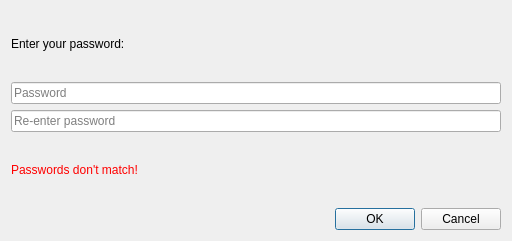
<?xml version="1.0" encoding="UTF-8"?>
<ui version="4.0">
 <class>PasswordDialog</class>
 <widget class="QDialog" name="PasswordDialog">
  <property name="geometry">
   <rect>
    <x>0</x>
    <y>0</y>
    <width>512</width>
    <height>241</height>
   </rect>
  </property>
  <property name="windowTitle">
   <string>Please enter your password</string>
  </property>
  <property name="windowIcon">
   <iconset theme="document-edit-encrypt" resource="../breeze-pkbsuite.qrc">
    <normaloff>:/icons/breeze-pkbsuite/16x16/document-edit-encrypt.svg</normaloff>:/icons/breeze-pkbsuite/16x16/document-edit-encrypt.svg</iconset>
  </property>
  <layout class="QVBoxLayout" name="verticalLayout">
   <item>
    <widget class="QLabel" name="headlineLabel">
     <property name="text">
      <string>Enter your password:</string>
     </property>
    </widget>
   </item>
   <item>
    <widget class="QLineEdit" name="passwordLineEdit">
     <property name="echoMode">
      <enum>QLineEdit::Password</enum>
     </property>
     <property name="placeholderText">
      <string>Password</string>
     </property>
    </widget>
   </item>
   <item>
    <widget class="QLineEdit" name="passwordLineEdit2">
     <property name="echoMode">
      <enum>QLineEdit::Password</enum>
     </property>
     <property name="placeholderText">
      <string>Re-enter password</string>
     </property>
    </widget>
   </item>
   <item>
    <widget class="QLabel" name="errorLabel">
     <property name="styleSheet">
      <string notr="true">* { color: red }</string>
     </property>
     <property name="text">
      <string>Passwords don't match!</string>
     </property>
    </widget>
   </item>
   <item>
    <widget class="QDialogButtonBox" name="buttonBox">
     <property name="orientation">
      <enum>Qt::Horizontal</enum>
     </property>
     <property name="standardButtons">
      <set>QDialogButtonBox::Cancel|QDialogButtonBox::Ok</set>
     </property>
    </widget>
   </item>
  </layout>
 </widget>
 <resources>
  <include location="../breeze-pkbsuite.qrc"/>
 </resources>
 <connections>
  <connection>
   <sender>buttonBox</sender>
   <signal>accepted()</signal>
   <receiver>PasswordDialog</receiver>
   <slot>accept()</slot>
   <hints>
    <hint type="sourcelabel">
     <x>248</x>
     <y>254</y>
    </hint>
    <hint type="destinationlabel">
     <x>157</x>
     <y>274</y>
    </hint>
   </hints>
  </connection>
  <connection>
   <sender>buttonBox</sender>
   <signal>rejected()</signal>
   <receiver>PasswordDialog</receiver>
   <slot>reject()</slot>
   <hints>
    <hint type="sourcelabel">
     <x>316</x>
     <y>260</y>
    </hint>
    <hint type="destinationlabel">
     <x>286</x>
     <y>274</y>
    </hint>
   </hints>
  </connection>
 </connections>
</ui>
